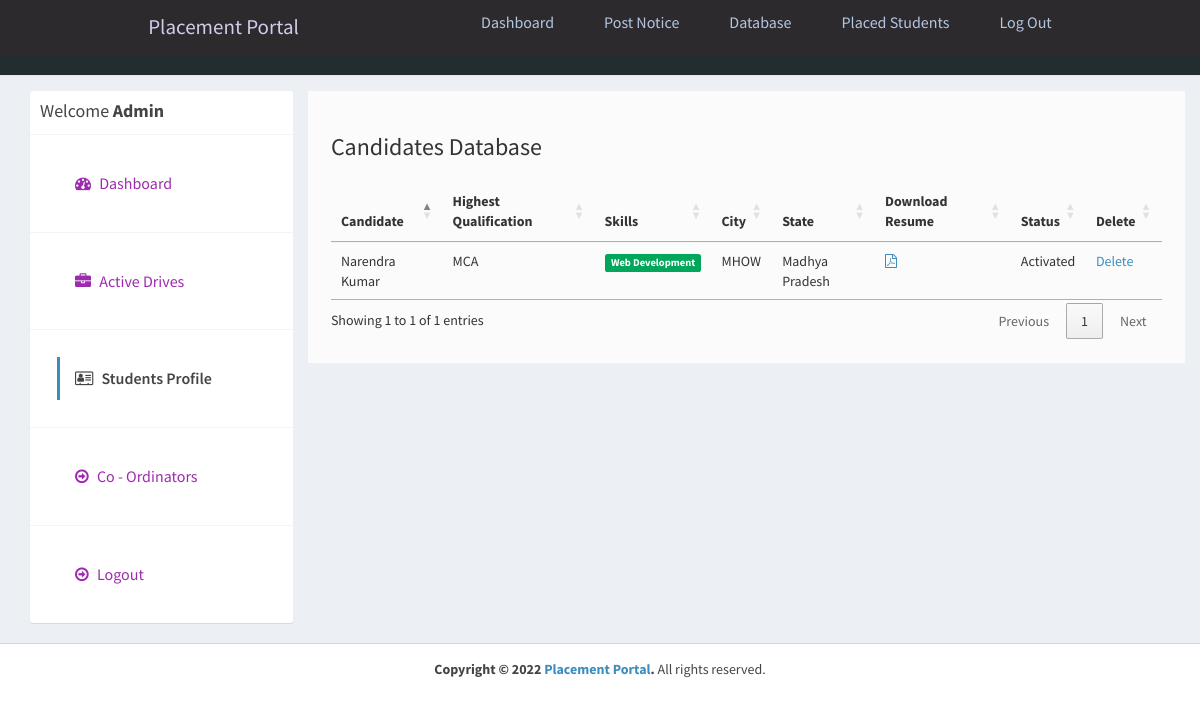
Page /admin/applications.php (signed in) on the committed database.
### tables this page shows
CREATE TABLE `users` (
  `id_user` int(11) NOT NULL AUTO_INCREMENT,
  `firstname` varchar(255) NOT NULL,
  `lastname` varchar(255) NOT NULL,
  `email` varchar(255) NOT NULL,
  `password` varchar(255) NOT NULL,
  `address` text DEFAULT NULL,
  `city` varchar(255) DEFAULT NULL,
  `state` varchar(255) DEFAULT NULL,
  `contactno` varchar(255) DEFAULT NULL,
  `qualification` varchar(255) DEFAULT NULL,
  `stream` varchar(255) DEFAULT NULL,
  `passingyear` varchar(255) DEFAULT NULL,
  `dob` varchar(255) DEFAULT NULL,
  `age` varchar(255) DEFAULT NULL,
  `designation` varchar(255) DEFAULT NULL,
  `resume` varchar(255) DEFAULT NULL,
  `hash` varchar(255) DEFAULT NULL,
  `active` int(11) NOT NULL DEFAULT 2,
  `aboutme` text DEFAULT NULL,
  `skills` text DEFAULT NULL,
  `hsc` varchar(200) NOT NULL,
  `ssc` int(11) NOT NULL,
  `ug` int(11) NOT NULL,
  `pg` int(11) NOT NULL,
  PRIMARY KEY (`id_user`),
  UNIQUE KEY `email` (`email`)
);

### admin/applications.php (the view, shortened to what this page needs)
<?php
require_once("../db.php");
?>
<!DOCTYPE html>
<html>
<head>
  <link rel="stylesheet" href="https://cdnjs.cloudflare.com/ajax/libs/twitter-bootstrap/3.3.7/css/bootstrap.min.css">
  <link rel="stylesheet" href="https://cdnjs.cloudflare.com/ajax/libs/font-awesome/4.7.0/css/font-awesome.min.css">
  <link rel="stylesheet" href="https://cdnjs.cloudflare.com/ajax/libs/ionicons/2.0.1/css/ionicons.min.css">
  <link rel="stylesheet" href="https://cdn.datatables.net/1.10.15/css/jquery.dataTables.min.css">
  <link rel="stylesheet" href="../css/AdminLTE.min.css">
  <link rel="stylesheet" href="../css/_all-skins.min.css">
  <link rel="stylesheet" href="../css/custom.css">
</head>
<body class="hold-transition skin-green sidebar-mini">
  <div class="wrapper">
    <?php
    include 'header.php';
    ?>
    <div class="content-wrapper" style="margin-left: 0px;">
      <section id="candidates" class="content-header">
        <div class="container">
          <div class="row">
            <div class="col-md-3">
              <div class="box box-solid">
                <div class="box-header with-border">
                  <h3 class="box-title">Welcome <b>Admin</b></h3>
                </div>
                <div class="box-body no-padding">
                  <ul class="nav nav-pills nav-stacked">
                    <li><a href="dashboard.php"><i class="fa fa-dashboard"></i> Dashboard</a></li>
                    <li><a href="active-jobs.php"><i class="fa fa-briefcase"></i> Active Drives</a></li>
                    <li class="active"><a href="applications.php"><i class="fa fa-address-card-o"></i> Students Profile</a></li>
                    <li><a href="companies.php"><i class="fa fa-arrow-circle-o-right"></i> Co - Ordinators</a></li>
                    <li><a href="../logout.php"><i class="fa fa-arrow-circle-o-right"></i> Logout</a></li>
                  </ul>
                </div>
              </div>
            </div>
            <div class="col-md-9 bg-white padding-2">
              <h3>Candidates Database</h3>
              <div class="row margin-top-20">
                <div class="col-md-12">
                  <div class="box-body table-responsive no-padding">
                    <table id="example2" class="table table-hover">
                      <thead>
                        <th>Candidate</th>
                        <th>Highest Qualification</th>
                        <th>Skills</th>
                        <th>City</th>
                        <th>State</th>
                        <th>Download Resume</th>
                        <th>Status</th>
                        <th>Delete</th>
                      </thead>
                      <tbody>
                        <?php
                        $sql = "SELECT * FROM users";
                        $result = $conn->query($sql);
                        if ($result->num_rows > 0) {
                          while ($row = $result->fetch_assoc()) {
                            $skills = $row['skills'];
                            $skills = explode(',', $skills);
                        ?>
                            <tr>
                              <td><?php echo $row['firstname'] . ' ' . $row['lastname']; ?></td>
                              <td><?php echo $row['qualification']; ?></td>
                              <td>
                                <?php
                                foreach ($skills as $value) {
                                  echo ' <span class="label label-success">' . $value . '</span>';
                                }
                                ?>
                              </td>
                              <td><?php echo $row['city']; ?></td>
                              <td><?php echo $row['state']; ?></td>
                              <?php if ($row['resume'] != '') { ?>
                                <td><a href="../uploads/resume/<?php echo $row['resume']; ?>" download="<?php echo $row['firstname'] . ' Resume'; ?>"><i class="fa fa-file-pdf-o"></i></a></td>
                              <?php } else { ?>
                                <td>No Resume Uploaded</td>
                              <?php } ?>
                              <td>
                                <?php
                                if ($row['active'] == '1') {
                                  echo "Activated";
                                } else if ($row['active'] == '2') {
                                ?>
                                  <a href="reject-student.php?id=<?php echo $row['id_user']; ?>">Reject</a> <a href="approve-student.php?id=<?php echo $row['id_user']; ?>">Approve</a>
                                <?php
                                } else if ($row['active'] == '3') {
                                ?>
                                  <a href="approve-student.php?id=<?php echo $row['id_user']; ?>">Reactivate</a>
                                <?php
                                } else if ($row['active'] == '0') {
                                  echo "Rejected";
                                }
                                ?>
                              </td>
                              <td><a href="delete-student.php?id=<?php echo $row['id_user']; ?>">Delete</a></td>
                            </tr>
                        <?php
                          }
                        }
                        ?>
                      </tbody>
                    </table>
                  </div>
                </div>
              </div>
            </div>
          </div>
        </div>
      </section>
    </div>
    <footer class="main-footer" style="margin-left: 0px;">
      <div class="text-center">
        <strong>Copyright &copy; 2022 <a href="learningfromscratch.online">Placement Portal</a>.</strong> All rights
        reserved.
      </div>
    </footer>
  </div>
</body>
</html>

### css/custom.css (style rules this page uses)
.margin-top-20 { margin-top: 20px; }
.padding-2 { padding: 2%; }
.bg-white { background-color:#fbfbfb; margin-left: 0%; }
.box { font-size: medium; font-family: sans-serif; }
li { color: aqua; }

### admin/header.php (style rules this page uses)
* { margin: 0; padding: 0; box-sizing: border-box; }
html { font-size: 62.5%; font-family: 'Roboto', sans-serif; }
li { list-style: none; }
a { text-decoration: none; }

### rows in the picture
users: firstname "Narendra", lastname "Kumar", qualification "MCA", skills "Web Development", city "MHOW", state "Madhya Pradesh", active "Activated"
